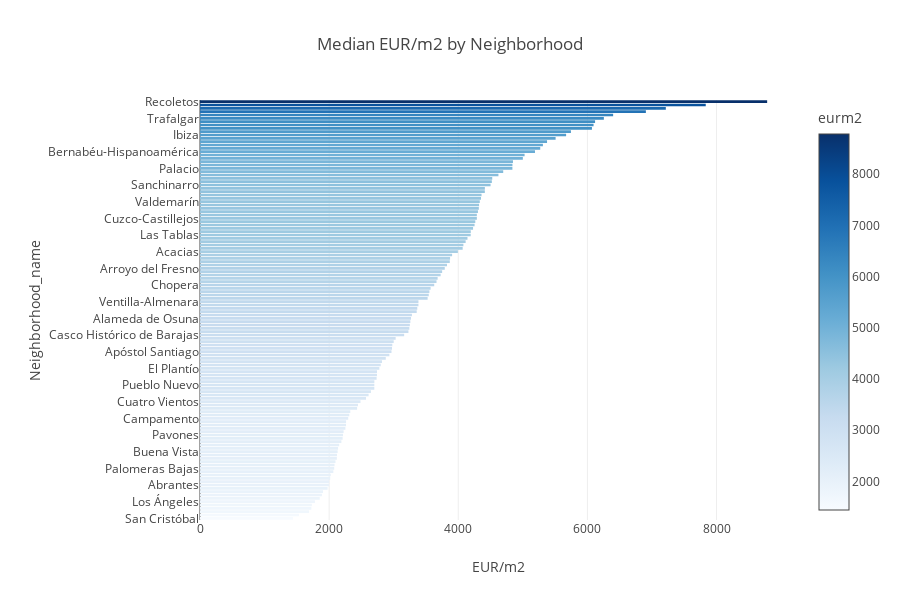

The code cell stored with this chart in its notebook:
### Code cell
# Group the DataFrame by District_name and calculate the median of eurm2
df_grouped = df.groupby('Neighborhood_name').agg({'eurm2': 'median'}).reset_index()

# Sort the DataFrame in descending order based on the median eurm2
df_grouped = df_grouped.sort_values('eurm2', ascending=True)

# Calculate the mean eurm2 for color conditional formatting
mean_eurm2 = df_grouped['eurm2'].mean()

# Create the horizontal bar chart using Plotly Express with color conditional formatting
fig = px.bar(df_grouped, x='eurm2', y='Neighborhood_name',
             orientation='h',
             color='eurm2',
             color_continuous_scale='Blues',
             height=600,
             title='Median EUR/m2 by Neighborhood ')

# Set the x-axis title
fig.update_xaxes(title_text='EUR/m2')

# Apply color conditional formatting based on the mean eurm2
fig.update_traces(marker=dict(line=dict(width=1, color='Gray'),
                              color=px.colors.diverging.RdBu_r, 
                              coloraxis_colorbar=dict(title='eurm2'),
                              colorscale='Blues', 
                              reversescale=True),
                  selector=dict(type='bar', marker=dict(color=df_grouped['eurm2']<mean_eurm2)))


fig.update_layout(margin=dict(l=200))


# Show the plot
fig.show()

### Figure 1 — Plotly figure (JSON) as saved in the notebook; plotly's stock layout.template omitted (floating-point values rounded to 4 significant figures)
{"data": [{"alignmentgroup": "True", "hovertemplate": "eurm2=%{marker.color}<br>Neighborhood_name=%{y}<extra></extra>", "legendgroup": "", "marker": {"color": [1441.0, 1533.0, 1689.0, 1725.0, 1732.0, 1780, 1854.0, 1888.0, 1905.0, 1976.0, 1999.0, 2000, 2017.0, 2025.0, 2065.0, 2079.0, 2083.0, 2098.0, 2119.0, 2121.0, 2131.0, 2138.0, 2156.0, 2190.0, 2209.0, 2214.0, 2224.0, 2252.0, 2262.0, 2262.0, 2296.0, 2312.0, 2327.0, 2433.0, 2447.0, 2485.0, 2571.0, 2611.0, 2647.0, 2700, 2700, 2700.0, 2735.0, 2741.0, 2741.0, 2778.0, 2799.0, 2818.0, 2877.0, 2933.0, 2966.0, 2974.0, 2978.0, 3000, 3030.0, 3162.0, 3228.0, 3242.0, 3250, 3258.0, 3267.0, 3282.0, 3356.0, 3365.0, 3383.0, 3383.0, 3525.0, 3543.0, 3553.0, 3571.0, 3627.0, 3663.0, 3680.0, 3727.0, 3750, 3791.0, 3825.0, 3869.0, 3873.0, 3905.0, 3994, 4068.0, 4079.0, 4114.0, 4142.0, 4192.0, 4194.0, 4229.0, 4252.0, 4264.0, 4288.0, 4288.0, 4305.0, 4318.0, 4322.0, 4333.0, 4352.0, 4360.0, 4411.0, 4412.0, 4500, 4520.0, 4526.0, 4622.0, 4696.0, 4838.0, 4839.0, 4847.0, 5000, 5027.0, 5188.0, 5269.0, 5311.0, 5375, 5507.0, 5670.0, 5745.0, 6070.0, 6095.0, 6119.0, 6255.0, 6398.0, 6905.0, 7214.0, 7833.0, 8784.0], "coloraxis": "coloraxis", "pattern": {"shape": ""}}, "name": "", "offsetgroup": "", "orientation": "h", "showlegend": false, "textposition": "auto", "type": "bar", "x": [1441.0, 1533.0, 1689.0, 1725.0, 1732.0, 1780, 1854.0, 1888.0, 1905.0, 1976.0, 1999.0, 2000, 2017.0, 2025.0, 2065.0, 2079.0, 2083.0, 2098.0, 2119.0, 2121.0, 2131.0, 2138.0, 2156.0, 2190.0, 2209.0, 2214.0, 2224.0, 2252.0, 2262.0, 2262.0, 2296.0, 2312.0, 2327.0, 2433.0, 2447.0, 2485.0, 2571.0, 2611.0, 2647.0, 2700, 2700, 2700.0, 2735.0, 2741.0, 2741.0, 2778.0, 2799.0, 2818.0, 2877.0, 2933.0, 2966.0, 2974.0, 2978.0, 3000, 3030.0, 3162.0, 3228.0, 3242.0, 3250, 3258.0, 3267.0, 3282.0, 3356.0, 3365.0, 3383.0, 3383.0, 3525.0, 3543.0, 3553.0, 3571.0, 3627.0, 3663.0, 3680.0, 3727.0, 3750, 3791.0, 3825.0, 3869.0, 3873.0, 3905.0, 3994, 4068.0, 4079.0, 4114.0, 4142.0, 4192.0, 4194.0, 4229.0, 4252.0, 4264.0, 4288.0, 4288.0, 4305.0, 4318.0, 4322.0, 4333.0, 4352.0, 4360.0, 4411.0, 4412.0, 4500, 4520.0, 4526.0, 4622.0, 4696.0, 4838.0, 4839.0, 4847.0, 5000, 5027.0, 5188.0, 5269.0, 5311.0, 5375, 5507.0, 5670.0, 5745.0, 6070.0, 6095.0, 6119.0, 6255.0, 6398.0, 6905.0, 7214.0, 7833.0, 8784.0], "xaxis": "x", "y": [" San Cristóbal", " Entrevías", " 12 de Octubre-Orcasur", " San Andrés", " Orcasitas", " Los Ángeles", " Los Rosales", " Portazgo", " Zofío", " San Diego", " Abrantes", " Puerta Bonita", " San Fermín", " Casco Histórico de Vallecas", " Numancia", " Palomeras Bajas", " Ambroz", " Pradolongo", " Vista Alegre", " Palomeras sureste", " Buena Vista", " Almendrales", " Casco Histórico de Vicálvaro", " Santa Eugenia", " Butarque", " Pavones", " Águilas", " Opañel", " San Isidro", " Fontarrón", " Campamento", " Aluche", " Moscardó", " Lucero", " El Cañaveral", " Cuatro Vientos", " Vinateros", " Comillas", " Horcajo", " Puerta del Ángel", " Pueblo Nuevo", " Ventas", " Ensanche de Vallecas", " Los Cármenes", " Timón", " El Plantío", " Tres Olivos", " Media Legua", " Pinar del Rey", " Valdebernardo", " Apóstol Santiago", " Pau de Carabanchel", " Marroquina", " Quintana", " Valdezarza", " Casco Histórico de Barajas", " Pilar", " Canillas", " El Pardo", " Fuentelarreina", " Alameda de Osuna", " Peñagrande", " Concepción", " Valdeacederas", " Berruguete", " Ventilla-Almenara", " Campo de las Naciones-Corralejos", " Casa de Campo", " Bellas Vistas", " La Paz", " Chopera", " Aravaca", " San Pascual", " Virgen del Cortijo", " Palomas", " Arroyo del Fresno", " Ciudad Universitaria", " Valdebebas", " Delicias", " Mirasierra", " Acacias", " Costillares", " Palos de Moguer", " Estrella", " Pacífico", " Las Tablas", " Colina", " Adelfas", " Conde Orgaz-Piovera", " San Juan Bautista", " Cuzco-Castillejos", " Imperial", " Atalaya", " Prosperidad", " Guindalera", " Valdemarín", " Cuatro Caminos", " Castilla", " Lavapiés-Embajadores", " Legazpi", " Sanchinarro", " Montecarmelo", " Vallehermoso", " Niño Jesús", " Fuente del Berro", " Palacio", " Ciudad Jardín", " Gaztambide", " Argüelles", " Arapiles", " Bernabéu-Hispanoamérica", " Sol", " Nuevos Ministerios-Ríos Rosas", " Huertas-Cortes", " Nueva España", " Ibiza", " Malasaña-Universidad", " Goya", " Lista", " Chueca-Justicia", " Trafalgar", " El Viso", " Almagro", " Castellana", " Jerónimos", " Recoletos"], "yaxis": "y"}], "layout": {"barmode": "relative", "coloraxis": {"colorbar": {"title": {"text": "eurm2"}}, "colorscale": [[0, "rgb(247,251,255)"], [0.125, "rgb(222,235,247)"], [0.25, "rgb(198,219,239)"], [0.375, "rgb(158,202,225)"], [0.5, "rgb(107,174,214)"], [0.625, "rgb(66,146,198)"], [0.75, "rgb(33,113,181)"], [0.875, "rgb(8,81,156)"], [1, "rgb(8,48,107)"]]}, "height": 600, "legend": {"tracegroupgap": 0}, "margin": {"l": 200}, "title": {"text": "Median EUR/m2 by Neighborhood "}, "xaxis": {"anchor": "y", "domain": [0, 1], "title": {"text": "EUR/m2"}}, "yaxis": {"anchor": "x", "domain": [0, 1], "title": {"text": "Neighborhood_name"}}}}
